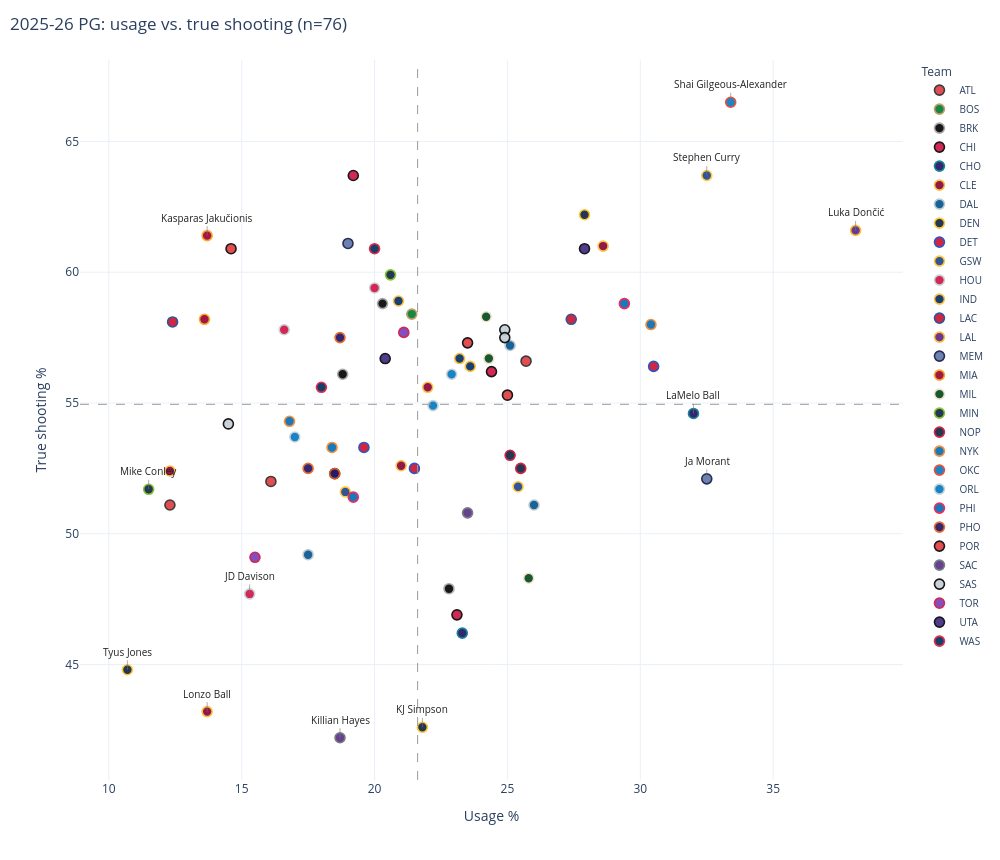
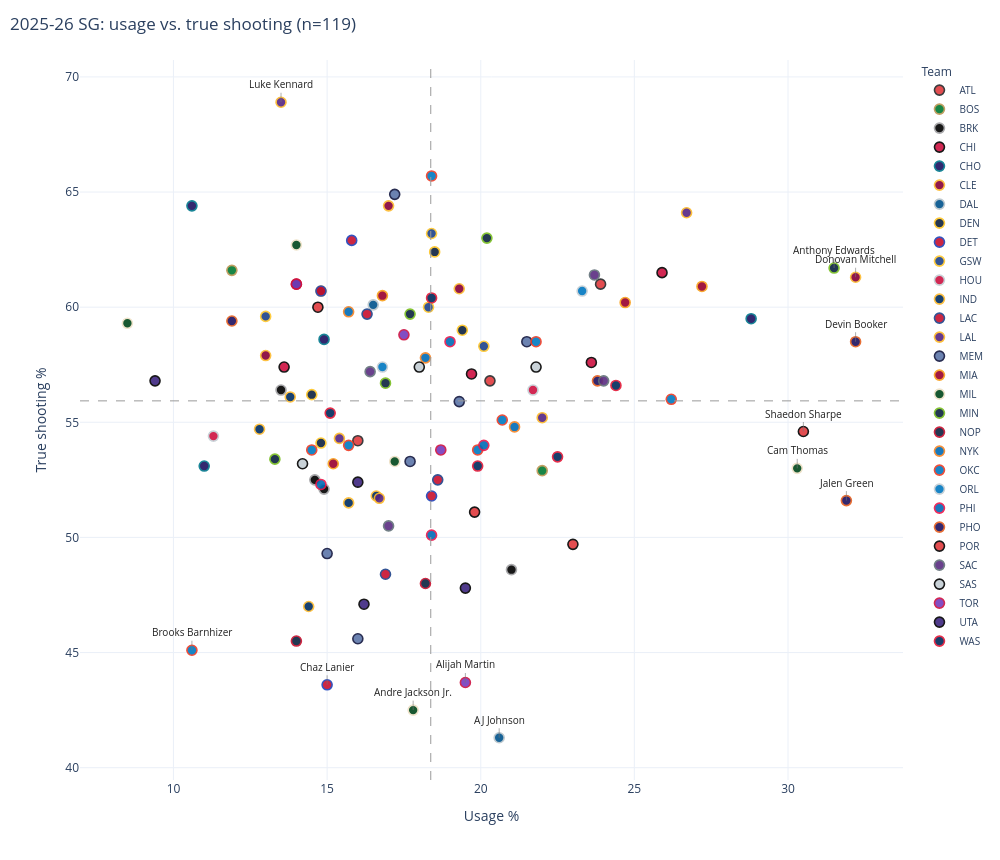
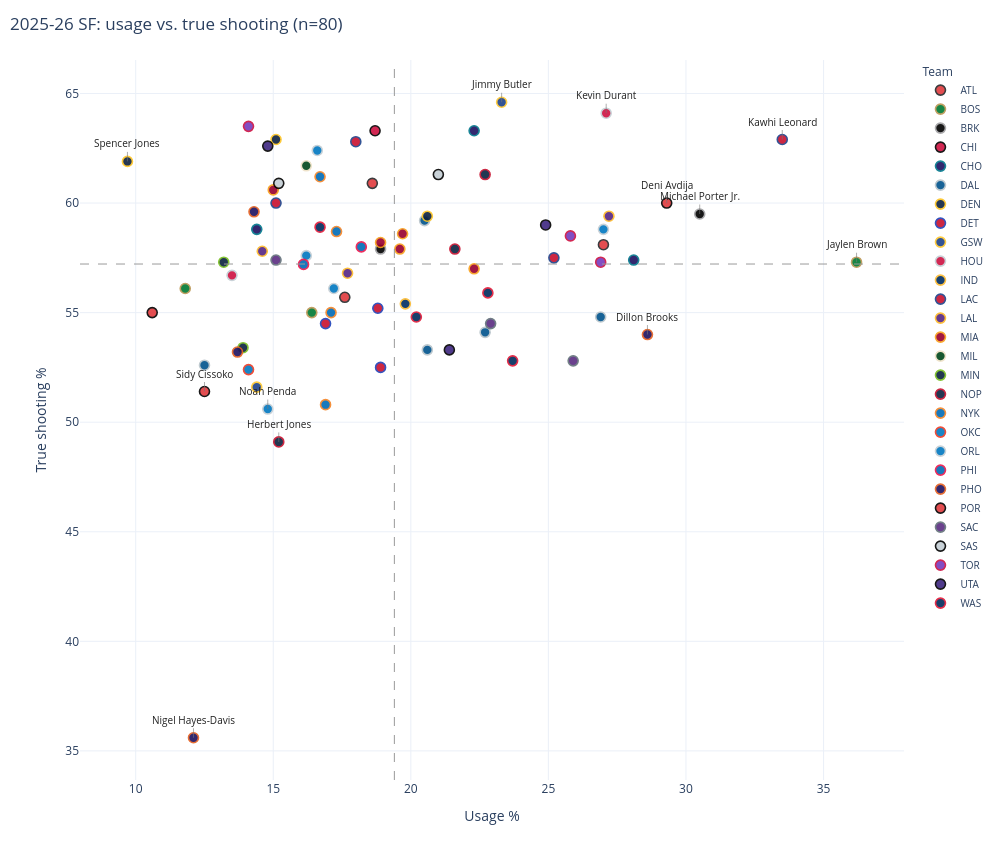
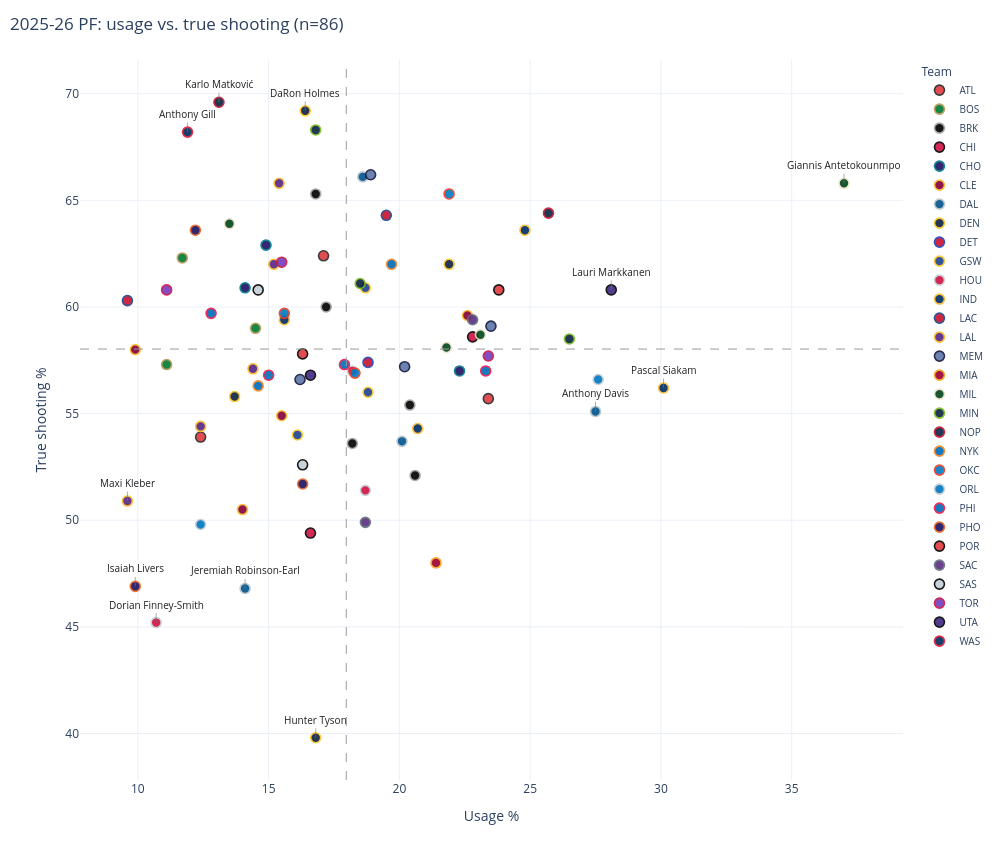

These figures' notebook cell, in order:
### Markdown cell above
### Positions

### Code cell
for pos in POSITIONS:
    plot_usage_ts_interactive(frames[2026], pos, relative=False).show()
